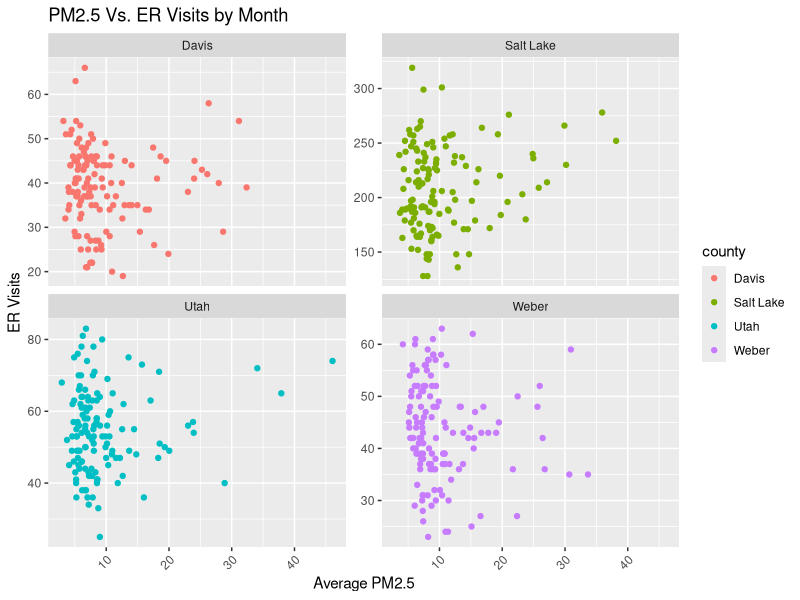

Write R code to recreate this figure. (Note: this script raises an error after producing the figure.)
library(tidyverse)
df <- read_csv("asthma_er_county_clean.csv")
ggplot(df, aes(
  x = avgpm25, 
  y = asthma_ed_visits,
  color = county)) +
  geom_point() +
 facet_wrap(~county, scales = "free_y") +
  labs(x = "Average PM2.5", y = "ER Visits", title = "PM2.5 Vs. ER Visits by Month")+
 # scale_x_date(date_breaks = "1 months", date_labels = "%Y") +
  theme(axis.text.x = element_text(angle = 45, hjust = 1))


seasonal <- aq_er_county_utah %>%
  group_by(county, month) %>%
  summarise(avgpm25 = mean(avgpm25, na.rm = TRUE),
            asthma_ed_visits = mean(asthma_ed_visits, na.rm = TRUE),
            .groups = "drop") %>%
  pivot_longer(cols = c(avgpm25, asthma_ed_visits),
               names_to = "measure", values_to = "value")

ggplot(seasonal, aes(x = month, y = value, color = county)) +
  geom_line() +
  geom_point() +
  facet_wrap(~ measure, scales = "free_y") +
  scale_x_continuous(breaks = 1:12) +
  labs(title = "Seasonal patterns: PM2.5 and asthma ER visits (2004-2014)",
       x = "Month", y = "Monthly average")

ggsave("seasonal_plot.png")
